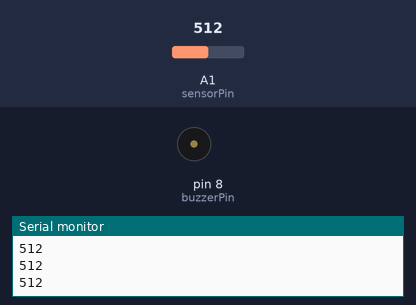
Simulated run of this sketch. Board: Arduino Uno, built with avr-gcc and run on an emulated ATmega328P. Parts: buzzer (waves = sounding), the last lines printed to the serial monitor. Inputs (shaded band) come from the test bench; at power-on: A1 (sensorPin) = 512.

Above: at 1.2 s.
1.3 s: A1 (sensorPin) set to 210
4.3 s: A1 (sensorPin) set to 186
At 5.5 s:
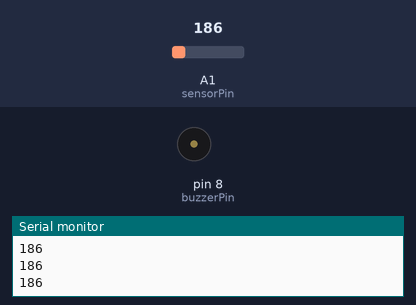
5.8 s: A1 (sensorPin) set to 306
At 6.25 s:
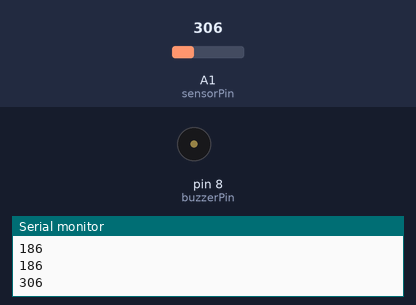
8.8 s: A1 (sensorPin) set to 190
At 9.2 s:
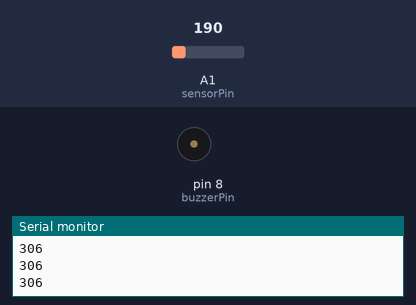
Timing chart, 0 to 11.3 s (numbered marks = the images above; inputs shaded):
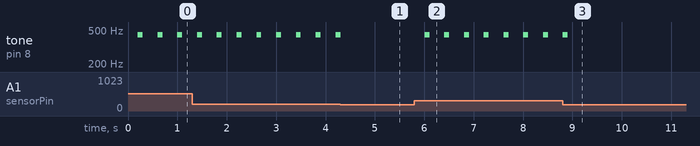

Measured:
- the behaviour switches between 201 and 200 on A1 (sensorPin) (found by bisection; images 0 and 1)
- after the input at 4.3 s, tone on pin 8 (buzzerPin): goes on until 4.3 s, then stays silent
- after the input at 5.8 s, tone on pin 8 (buzzerPin): alternates 440 Hz for 0.10 s and silent for 0.30 s, starting after 0.21 s
- after the input at 8.8 s, tone on pin 8 (buzzerPin): goes on until 8.9 s, then stays silent
- by itself, tone on pin 8 (buzzerPin): alternates 440 Hz for 0.10 s and silent for 0.30 s

The sketch:

Yagmur_sensoru_19.ino
```cpp
int buzzerPin=8;
int sensorPin=A1;
int veri;
int esikDeger=200;

void setup()
{
  pinMode(buzzerPin,OUTPUT);
  Serial.begin(9600);
}
void loop()
{
  veri=analogRead(sensorPin);
  delay(200);
  Serial.println(veri);
  if(veri>esikDeger)
  {
    tone(buzzerPin,440);
    delay(100);
    noTone(buzzerPin);
    delay(100);

  }
  else if(veri<esikDeger)
  {
    noTone(buzzerPin);
  }
}
```
